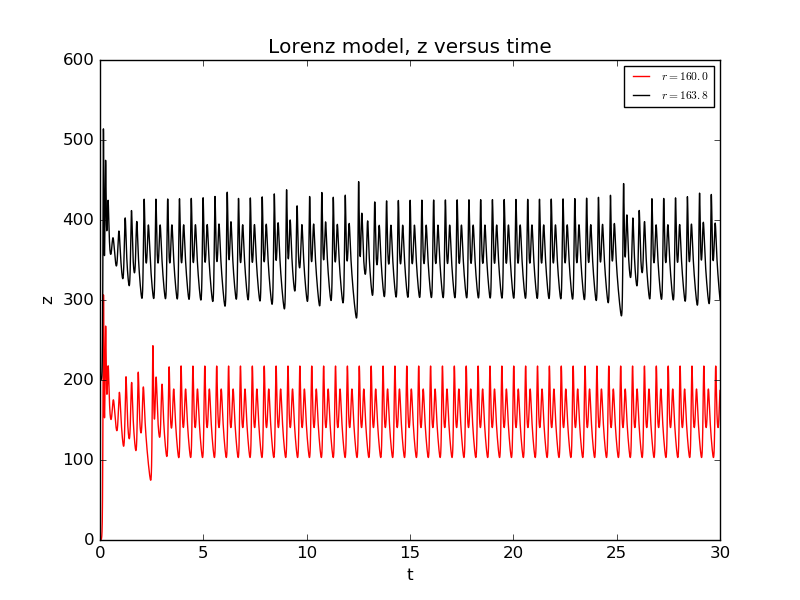

Python code for this plot:
import math
import matplotlib.pyplot as plt 

sigma=10.0
b=(8.0)/(3.0)
max_time=50
dt=0.0001
N=max_time/dt
N_i=int(N)

def lor_gen(r):
    x=[1]
    y=[0]
    z=[0]
    t=[0]
    loop=0
    while loop<N:
        x.append((sigma*(y[loop]-x[loop]))*dt+x[loop])
        y.append((-(x[loop])*(z[loop])+r*(x[loop])-y[loop])*dt+y[loop])
        z.append(((x[loop])*(y[loop])-b*(z[loop]))*dt+z[loop])
        t.append(t[loop]+dt)
        loop=loop+1
    return [t,x,y,z]

z_1=lor_gen(160.0)[3]
t_1=lor_gen(160.0)[0]
z_2=lor_gen(163.8)[3]
t_2=lor_gen(163.8)[0]

loop_1=0
while loop_1<N:
    z_2[loop_1]=z_2[loop_1]+200
    loop_1=loop_1+1


plt.figure(1)
line_1,=plt.plot(t_1,z_1,'r-')
line_2,=plt.plot(t_1,z_2,'k-')
plt.xlabel('t')
plt.ylabel('z')
plt.axis([0,30,0,600])
plt.title('Lorenz model, z versus time')
plt.legend([line_1,line_2],['$r=160.0$','$r=163.8$'],fontsize='x-small')
plt.show()
